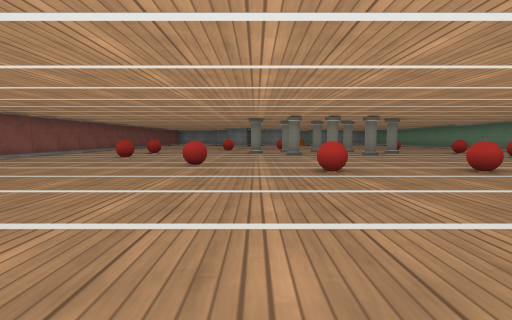
[1] (above)

24 first-person views from a walk through a cub3D ray-caster map. The camera is about half as high as the walls, tilts 4° down and sees 80° across. The floor is counted in squares. Each view is taken from the middle of a square. On the plan, view 1 faces up. The plan holds only what a view shows up to about 9 squares ahead; the rest is blank. The place goes on beyond the plan.

[2]
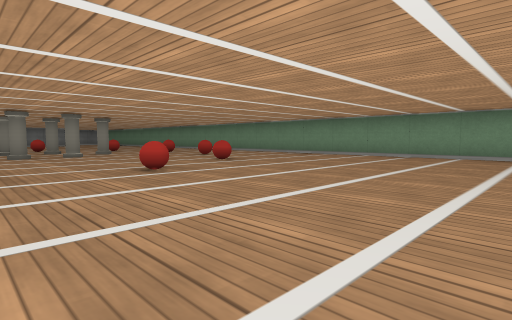

[3]
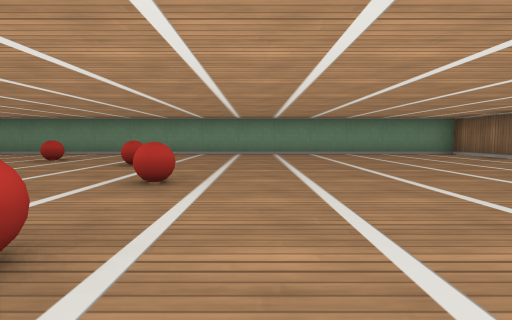

[4]
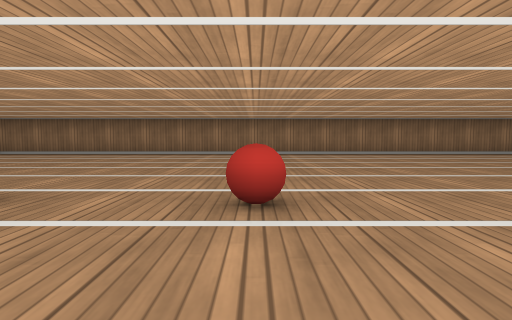

[5]
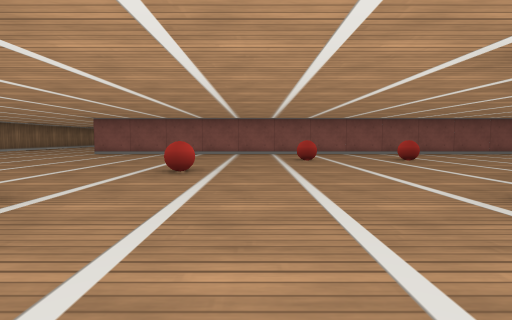

[6]
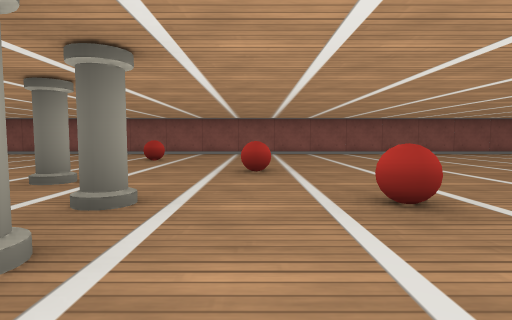

[7]
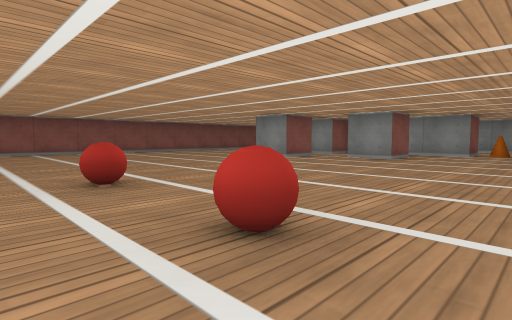

[8]
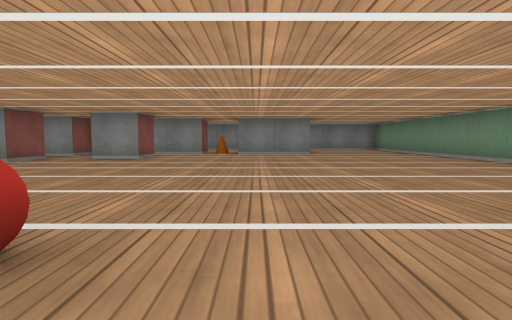

[9]
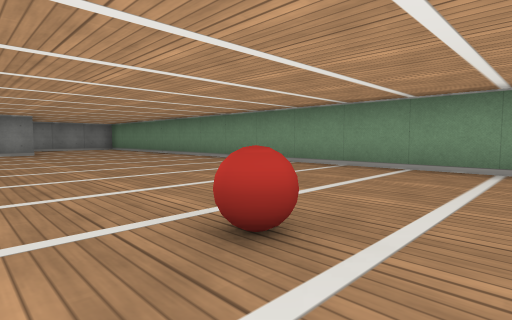

[10]
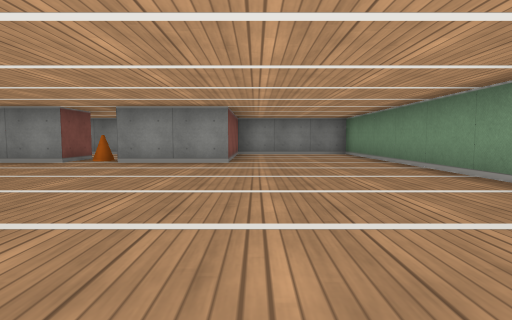

[11]
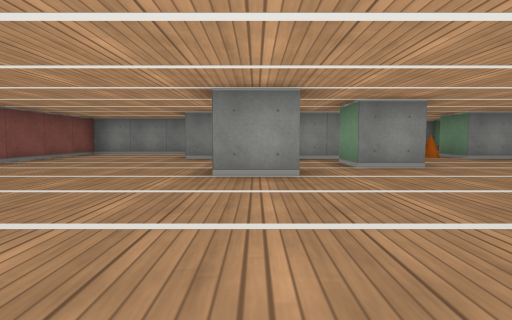

[12]
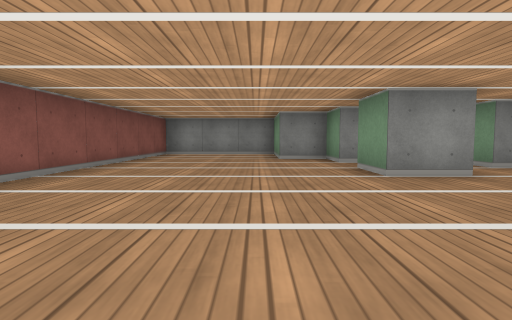

[13]
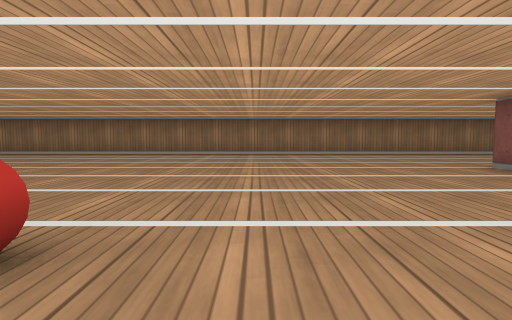

[14]
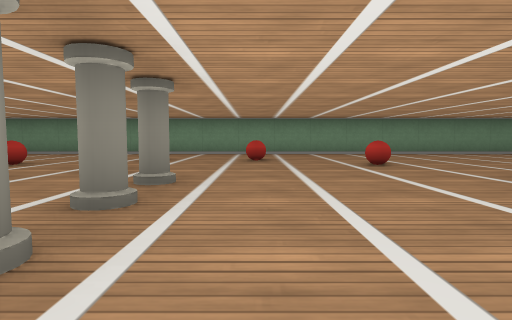

[15]
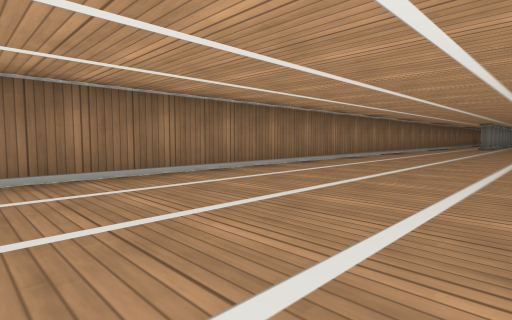

[16]
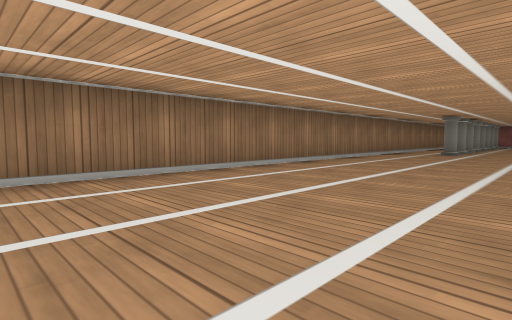

[17]
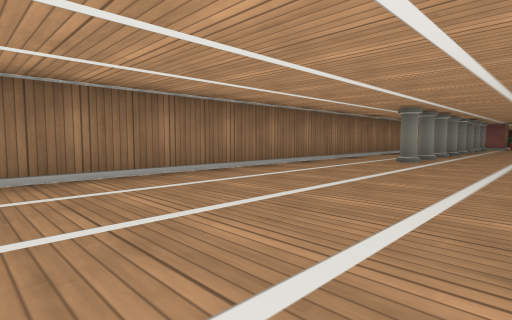

[18]
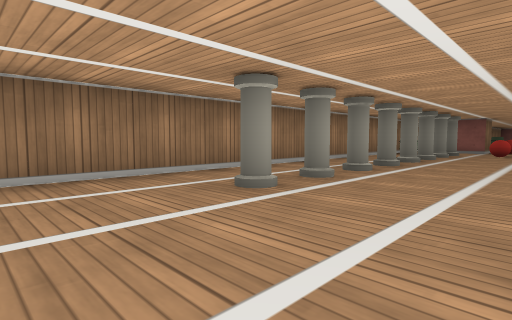

[19]
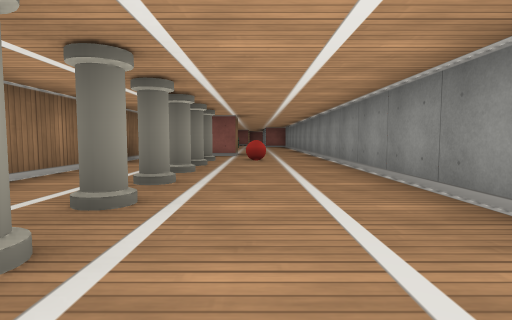

[20]
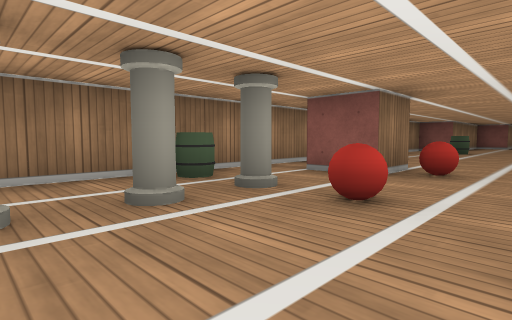

[21]
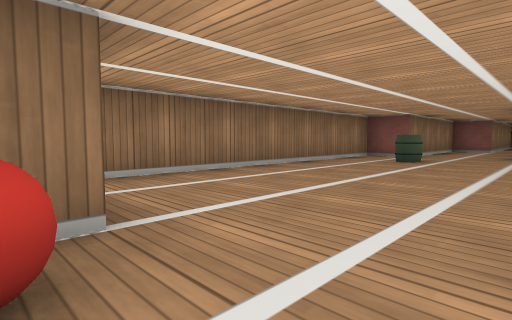

[22]
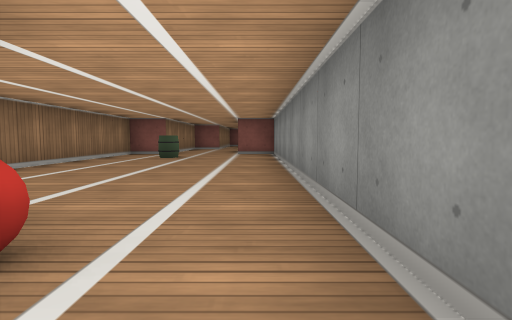

[23]
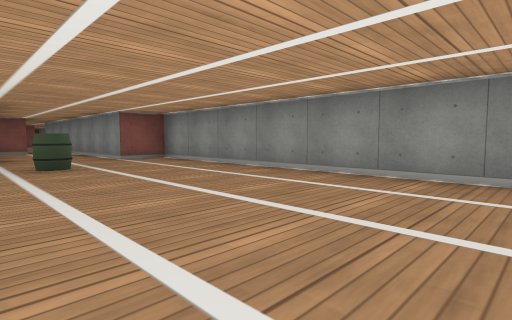

[24]
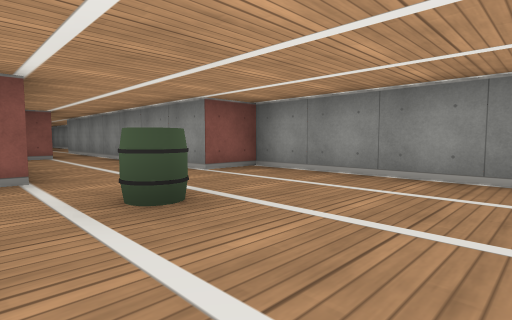

### Floor plan
Points are (right, up) in squares from view 1. A wall is a line through its corners. A room is listed if a view was taken in it or the views show most of it. See-through windows are left out.
Room 1 (views 1, 2, 3, 4, 5, 6, 7, 8, 9, 10, 11, 12, 13, 14, 15, 16, 17, 18, 19, 20, 21, 22, 23, 24)
walls: (-0.5, 17.5) (-0.5, 16.5) (-1.5, 16.5) (-1.5, 17.5); (-0.5, 19.4) (-0.5, 18.5) (-1.5, 18.5) (-1.5, 19.5) (-2.5, 19.5) (-2.5, 21.5) (-5.5, 21.5) (-5.5, 1.5); (1.5, 18.6) (1.5, 17.5) (0.5, 17.5) (0.5, 18.5); (2.5, 20.5) (2.5, 19.5) (-0.1, 19.5); (-22.8, 1.5) (-36.5, 1.5) (-36.5, 0.5) (-43.2, 0.5); (5.5, 22.2) (5.5, 19.5) (3.5, 19.5) (3.5, 20.5); (-29.6, -0.5) (-28.5, -0.5) (-28.5, -1.5); (-39.4, -1.5) (-36.5, -1.5) (-36.5, -2.5) (8.5, -2.5) (8.5, 22.5) (5.5, 22.5); (-40.5, -0.4) (-40.5, -1.1)
objects: barrel (-35, -1); ball (-29, 0); barrel (-27, -2); pillar (-27, -1); ball (-27, 0); pillar (-26, -1); pillar (-25, -1); pillar (-24, -1); pillar (-23, -1); pillar (-22, -1); pillar (-21, -1); pillar (-20, -1); ball (-3, 7); ball (-3, 9); ball (-1, 5); ball (-1, 11); pillar (0, 9); ball (1, 4); pillar (1, 8); pillar (1, 10); ball (1, 12); pillar (2, 8); pillar (2, 10); ball (3, 4); pillar (3, 8); pillar (3, 10); ball (3, 12); cone (3, 20); pillar (4, 9); ball (5, 5); ball (5, 11); ball (6, 7); ball (6, 9)

Positions as (right, up) in squares from view 1, and headings:
1: (0, 0), facing up
2: (1, 0), facing up-right
3: (0, 3), facing right
4: (1, 6), facing down
5: (3, 6), facing left
6: (3, 11), facing left
7: (4, 11), facing up-left
8: (4, 11), facing up
9: (4, 10), facing up-right
10: (6, 14), facing up
11: (-1, 13), facing up
12: (-3, 13), facing up
13: (-2, 6), facing down
14: (0, 7), facing right
15: (-6, 1), facing down-left
16: (-11, 1), facing down-left
17: (-14, 1), facing down-left
18: (-18, 1), facing down-left
19: (-21, 0), facing left
20: (-25, 1), facing down-left
21: (-29, 1), facing down-left
22: (-28, 1), facing left
23: (-30, -2), facing up-left
24: (-33, -2), facing up-left
